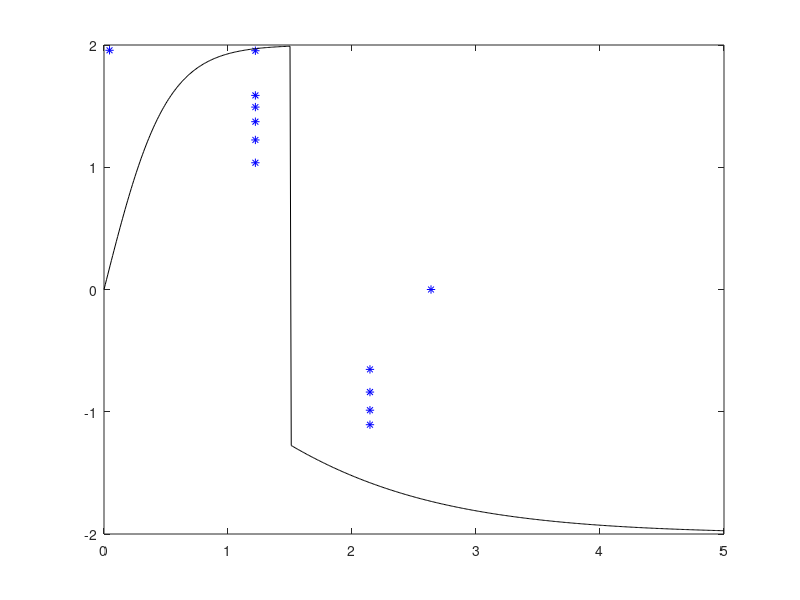

Reproduce this figure in MATLAB.
%% Limpa a memoria e carrega os dados
clear % Limpa a memoria
clc % Limpa a janela de comando
close all
tic
% Carrega os dados da planta
load('u.mat'); % Carrega os dados de entrada
load('y.mat'); % Carrega os dados de saida
load('u_.mat'); % Carrega dados da curva estática
load('y_.mat'); % Carrega dados da curva estática
t = (1:length(u))'; % Vetor de amostras
% Amostras em regime permanente
max_u = 5; min_u = 0; % Valor maximo e minimo da entrada para normalizacao
max_y = 2; min_y = -2; % Valor maximo e minimo da saida para normalizacao
u_n = (u-min_u)/(max_u-min_u); % normalizando
y_n = (y-min_y)/(max_y-min_y); % normalizando
% u_n = u;
% y_n = y;
%% Inicializa as variaveis do Algoritmo ETS
k = 1; % Amostra atual
R = 1; % Numero de regras inicial
xn = [u_n';y_n']; % Vetor de dados normalizados
n = length(xn(:,1)); % Tamanho de dados de entrada
xcn{1} = [xn(:,1)]; % Primeiro centro de cluster
x = [u';y']; % Vetor de dados original
% Passa os valores de centros para a escala original
% xc{1}(1,:) = xcn{1}(1,:)*(max(u)-min(u))+min(u);
% xc{1}(2,:) = xcn{1}(2,:)*(max(temp)-min(temp))+min(temp);
D(1) = 1; % Potencial do primeiro dado
Dc{1} = D; % Potencial do primeiro centro
N = length(xn(1,:)); % Tamando dos dados
r = 0.25; % raio de influencia de um cluster
alpha = 4/r^2; % Parametro dependente de r
c(1) = 0; % Valor inicial para calculo do potencial
beta(:,1) = zeros(n,1); % Valor inicial para calculo do potencial
Nt = 0;
sigma(:,1) = ones(n,1);
sigma2 = sigma.^2;
raio = r^2/sqrt(8)*ones(n,1);
S = 1;
rho = 0.5;
%% Realizacao do algoritmo
for k = 2:N
    k
    % Calculo dos potenciais
    vv(k,1) = norm(xn(:,k))^2; % Calcula vv(k) atual
    c(k,1) = c(k-1) + norm(xn(:,k-1))^2; % calcula sigma(k) recursi-
    % vamente
    beta(:,k) = beta(:,k-1) + xn(:,k-1); % Calculo recursivo de beta(k)
    v(k,1) = xn(:,k)'*beta(:,k); % Calcula v(k) atual
    D(k,1) = (k-1)/((k-1)*(vv(k)+1)+c(k)-2*v(k)); % Calculo do 
    % potencial do dado atual
%     plot(k,P(k),'bo')
    for l = 1:R % Atualiza os potenciais dos centros ja existentes com
        % base no novo dado
        Dc{k,1}(l,1) = (k-1)/(k-1+(k-2)*(1/Dc{k-1}(l)-1)+...
           norm(xn(:,k)-xcn{k-1}(:,l))^2);
        % Dc{k,1}(l,1) = (k-1)/(k-1+(k-2)*(1/Dc{k-1}(l)-1)+...
        %     norm(xn(:,k)-xn(:,k-1))^2);
    end
    xcn{k,1} = xcn{k-1}; % Deixa inicialmente os centros no instante atual
    % iguais aos do instante anterior (sera ou nao modificado)
    % Avalia as condicoes para evolucao da estrutura
    if D(k) > max(Dc{k}) || D(k) < min(Dc{k}) % Se o potencial do dado atual for maior que todos
        % os potenciais de centros
        R = R + 1; % Aumenta o numero de regras
        xcn{k,1}(:,R) = xn(:,k); % Centro da nova regra
        Dc{k,1}(R,1) = D(k); % Potencial do novo centro
        sigma(:,R) = ones(n,1);
        sigma2(:,R) = sigma(:,R).^2;
        raio(:,R) = r^2/sqrt(8)*ones(n,1);
        S(R,1) = 0;
        for i = 1:(R-1)
            condicaoB = 1;
            for j = 1:n
                mu(j,i) = exp(-(xcn{k}(j,i)-xn(j,k))^2/(2*raio(j,i)^2));
                if mu(j,i) < exp(-1)
                    condicaoB = 0;
                end
            end
            if condicaoB == 1
                indc_rem = i;
                break
            end
        end
        if condicaoB == 1
            xcn{k,1}(:,indc_rem) = []; % Centro da nova regra
            Dc{k,1}(indc_rem) = []; % Potencial do novo centro
            sigma(:,indc_rem) = [];
            sigma2(:,indc_rem) = [];
            raio(:,indc_rem) = [];
            mu(:,indc_rem) = [];
            S(indc_rem) = [];
            R = R-1;
        end
    end
    mu = ones(R,1);
    mu_max = 0;
    for i = 1:R
        for j = 1:n
            mu(i) = mu(i)*exp(-(xn(j,k)-xcn{k}(j,i))^2/(2*raio(j,i)^2));
        end
        if mu(i) > mu_max
            mu_max = mu(i);
            indc_prox = i;
        end
    end
    S(indc_prox) = S(indc_prox) + 1;
    for i = 1:n
        sigma2(i,indc_prox) = (S(indc_prox)-1)/S(indc_prox)*sigma2(i,indc_prox) + ...
            1/S(indc_prox)*(xn(i,k)-xcn{k}(i,indc_prox))^2;
        sigma(i,indc_prox) = sqrt(sigma2(i,indc_prox));
    end
    raio(:,indc_prox) = rho*raio(:,indc_prox) + (1-rho)*sigma(:,indc_prox);
end
tempo = toc
xc(1,:) = xcn{end}(1,:)*(max_u-min_u)+min_u;
xc(2,:) = xcn{end}(2,:)*(max_y-min_y)+min_y;
% xc(1,:) = xcn{end}(1,:);
% xc(2,:) = xcn{end}(2,:);
figure
plot(xc(1,:),xc(2,:),'b*')
hold on 
plot(u_,y_,'k'); % Plota a curva estatica
centros_ETS_plus = xc;
save('centros_ETS_plus.mat','centros_ETS_plus');